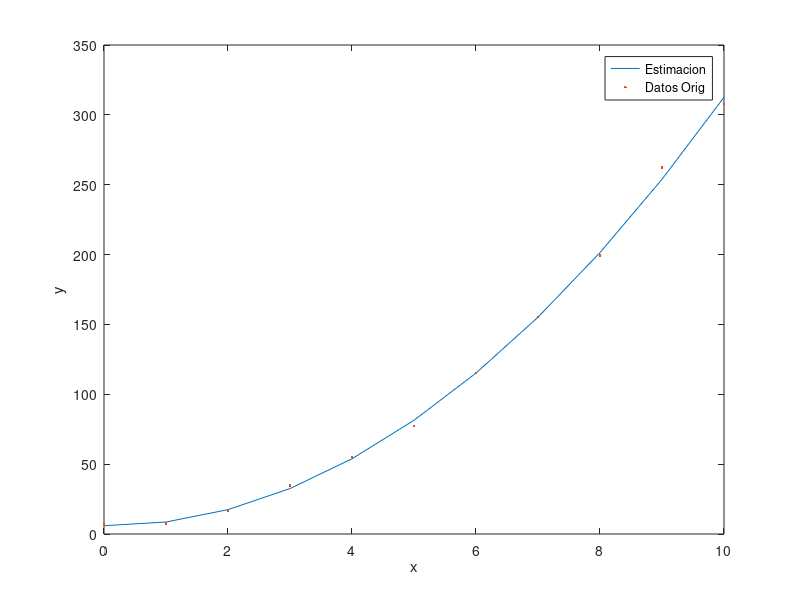

MATLAB code to generate this figure:
% Pedraza-Espitia S.

x=0:10;
y = [6.7461 7.5353 16.6759 34.5762 55.3070 ...
    77.2926 115.1883 ...
    155.2697 199.3399 262.4105 307.6214];

H = [ ones(11,1) x' x.^2' ];

Coef = inv(H'*H)*H'*y';
disp(Coef) % [5.9434 -0.4856 3.1150]

yestim = Coef(1) + Coef(2)*x + Coef(3)*x.^2;

figure
plot( x , yestim )
hold on
plot( x , y, '.' )
legend('Estimacion', 'Datos Orig');
xlabel('x');
ylabel('y');